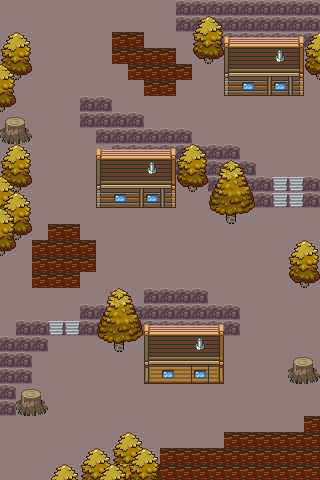

The image is a tile-based game level rendered from a .tmx file. Its description and source (layers, tilesets, objects; grid data summarised) follow:
An orthogonal 20x30 tile map with 16x16 px tiles, 4 tile layers (Tile Layer 1, Tile Layer 2, Tile Layer 3, Tile Layer 4), 3 tilesets and 42 objects (23x event, 19x collision).

<map version="1.10" tiledversion="1.11.1-99-gec89c545" orientation="orthogonal" renderorder="right-down" compressionlevel="0" width="20" height="30" tilewidth="16" tileheight="16" infinite="0" nextlayerid="8" nextobjectid="47">
 <properties>
  <property name="edges" value="clamped" />
 </properties>
 <tileset firstgid="1" source="../gfx/tilesets/core_outdoor.tsx" />
 <tileset firstgid="2776" source="../gfx/tilesets/core_buildings.tsx" />
 <tileset firstgid="5126" source="../gfx/tilesets/oceanset_outside.tsx" />
 <layer id="1" name="Tile Layer 1" width="20" height="30">
  <data>[600 cells, 600 non-empty, 3 distinct tile ids]</data>
 </layer>
 <layer id="2" name="Tile Layer 2" width="20" height="30">
  <data>[600 cells, 76 non-empty, 40 distinct tile ids]</data>
 </layer>
 <layer id="3" name="Tile Layer 3" width="20" height="30">
  <data>[600 cells, 96 non-empty, 24 distinct tile ids]</data>
 </layer>
 <layer id="7" name="Tile Layer 4" width="20" height="30">
  <data>[600 cells, 0 non-empty, 0 distinct tile ids]</data>
 </layer>
 <objectgroup color="#ffff00" id="4" name="Events">
  <object id="4" name="Teleport to Ice Route" type="event" x="0" y="464" width="16" height="16">
   <properties>
    <property name="act1" value="transition_teleport water_route_ice.tmx,28,24,0.5" />
    <property name="act2" value="char_face player,left" />
    <property name="cond1" value="is char_at player" />
    <property name="cond2" value="is char_facing player,left" />
   </properties>
  </object>
  <object id="5" name="Teleport to Volcano Path" type="event" x="0" y="0" width="16" height="16">
   <properties>
    <property name="act1" value="transition_teleport water_volcano_path.tmx,1,19,0.5" />
    <property name="act2" value="char_face player,up" />
    <property name="cond1" value="is char_at player" />
    <property name="cond2" value="is char_facing player,up" />
   </properties>
  </object>
  <object id="6" name="Teleport to Volcano Path" type="event" x="16" y="0" width="16" height="16">
   <properties>
    <property name="act1" value="transition_teleport water_volcano_path.tmx,2,19,0.5" />
    <property name="act2" value="char_face player,up" />
    <property name="cond1" value="is char_at player" />
    <property name="cond2" value="is char_facing player,up" />
   </properties>
  </object>
  <object id="7" name="Teleport to Volcano Path" type="event" x="32" y="0" width="16" height="16">
   <properties>
    <property name="act1" value="transition_teleport water_volcano_path.tmx,3,19,0.5" />
    <property name="act2" value="char_face player,up" />
    <property name="cond1" value="is char_at player" />
    <property name="cond2" value="is char_facing player,up" />
   </properties>
  </object>
  <object id="8" name="Teleport to Volcano Path" type="event" x="48" y="0" width="16" height="16">
   <properties>
    <property name="act1" value="transition_teleport water_volcano_path.tmx,4,19,0.5" />
    <property name="act2" value="char_face player,up" />
    <property name="cond1" value="is char_at player" />
    <property name="cond2" value="is char_facing player,up" />
   </properties>
  </object>
  <object id="9" name="Teleport to Volcano Path" type="event" x="64" y="0" width="16" height="16">
   <properties>
    <property name="act1" value="transition_teleport water_volcano_path.tmx,5,19,0.5" />
    <property name="act2" value="char_face player,up" />
    <property name="cond1" value="is char_at player" />
    <property name="cond2" value="is char_facing player,up" />
   </properties>
  </object>
  <object id="10" name="Teleport to Volcano Path" type="event" x="80" y="0" width="16" height="16">
   <properties>
    <property name="act1" value="transition_teleport water_volcano_path.tmx,6,19,0.5" />
    <property name="act2" value="char_face player,up" />
    <property name="cond1" value="is char_at player" />
    <property name="cond2" value="is char_facing player,up" />
   </properties>
  </object>
  <object id="11" name="Teleport to Volcano Path" type="event" x="96" y="0" width="16" height="16">
   <properties>
    <property name="act1" value="transition_teleport water_volcano_path.tmx,7,19,0.5" />
    <property name="act2" value="char_face player,up" />
    <property name="cond1" value="is char_at player" />
    <property name="cond2" value="is char_facing player,up" />
   </properties>
  </object>
  <object id="12" name="Teleport to Volcano Path" type="event" x="112" y="0" width="16" height="16">
   <properties>
    <property name="act1" value="transition_teleport water_volcano_path.tmx,8,19,0.5" />
    <property name="act2" value="char_face player,up" />
    <property name="cond1" value="is char_at player" />
    <property name="cond2" value="is char_facing player,up" />
   </properties>
  </object>
  <object id="13" name="Teleport to Volcano Path" type="event" x="128" y="0" width="16" height="16">
   <properties>
    <property name="act1" value="transition_teleport water_volcano_path.tmx,9,19,0.5" />
    <property name="act2" value="char_face player,up" />
    <property name="cond1" value="is char_at player" />
    <property name="cond2" value="is char_facing player,up" />
   </properties>
  </object>
  <object id="14" name="Teleport to Volcano Path" type="event" x="144" y="0" width="16" height="16">
   <properties>
    <property name="act1" value="transition_teleport water_volcano_path.tmx,10,19,0.5" />
    <property name="act2" value="char_face player,up" />
    <property name="cond1" value="is char_at player" />
    <property name="cond2" value="is char_facing player,up" />
   </properties>
  </object>
  <object id="15" name="Teleport to Volcano Path" type="event" x="160" y="0" width="16" height="16">
   <properties>
    <property name="act1" value="transition_teleport water_volcano_path.tmx,11,19,0.5" />
    <property name="act2" value="char_face player,up" />
    <property name="cond1" value="is char_at player" />
    <property name="cond2" value="is char_facing player,up" />
   </properties>
  </object>
  <object id="16" name="Teleport to Ice Route" type="event" x="0" y="448" width="16" height="16">
   <properties>
    <property name="act1" value="transition_teleport water_route_ice.tmx,28,23,0.5" />
    <property name="act2" value="char_face player,left" />
    <property name="cond1" value="is char_at player" />
    <property name="cond2" value="is char_facing player,left" />
   </properties>
  </object>
  <object id="17" name="Teleport to Ice Route" type="event" x="0" y="432" width="16" height="16">
   <properties>
    <property name="act1" value="transition_teleport water_route_ice.tmx,28,22,0.5" />
    <property name="act2" value="char_face player,left" />
    <property name="cond1" value="is char_at player" />
    <property name="cond2" value="is char_facing player,left" />
   </properties>
  </object>
  <object id="18" name="Teleport to Ice Route" type="event" x="0" y="416" width="16" height="16">
   <properties>
    <property name="act1" value="transition_teleport water_route_ice.tmx,28,21,0.5" />
    <property name="act2" value="char_face player,left" />
    <property name="cond1" value="is char_at player" />
    <property name="cond2" value="is char_facing player,left" />
   </properties>
  </object>
  <object id="19" name="Create Volcano Guy 1" type="event" x="96" y="368" width="16" height="16">
   <properties>
    <property name="act1" value="create_npc spyder_scoop_rubid,6,23" />
    <property name="cond1" value="not npc_exists spyder_scoop_rubid" />
   </properties>
  </object>
  </objectgroup>
 <objectgroup color="#ff0000" id="5" name="Collisions">
  <!-- 19 objects omitted --></objectgroup>
</map>
<!-- 26 of 42 objects omitted -->
